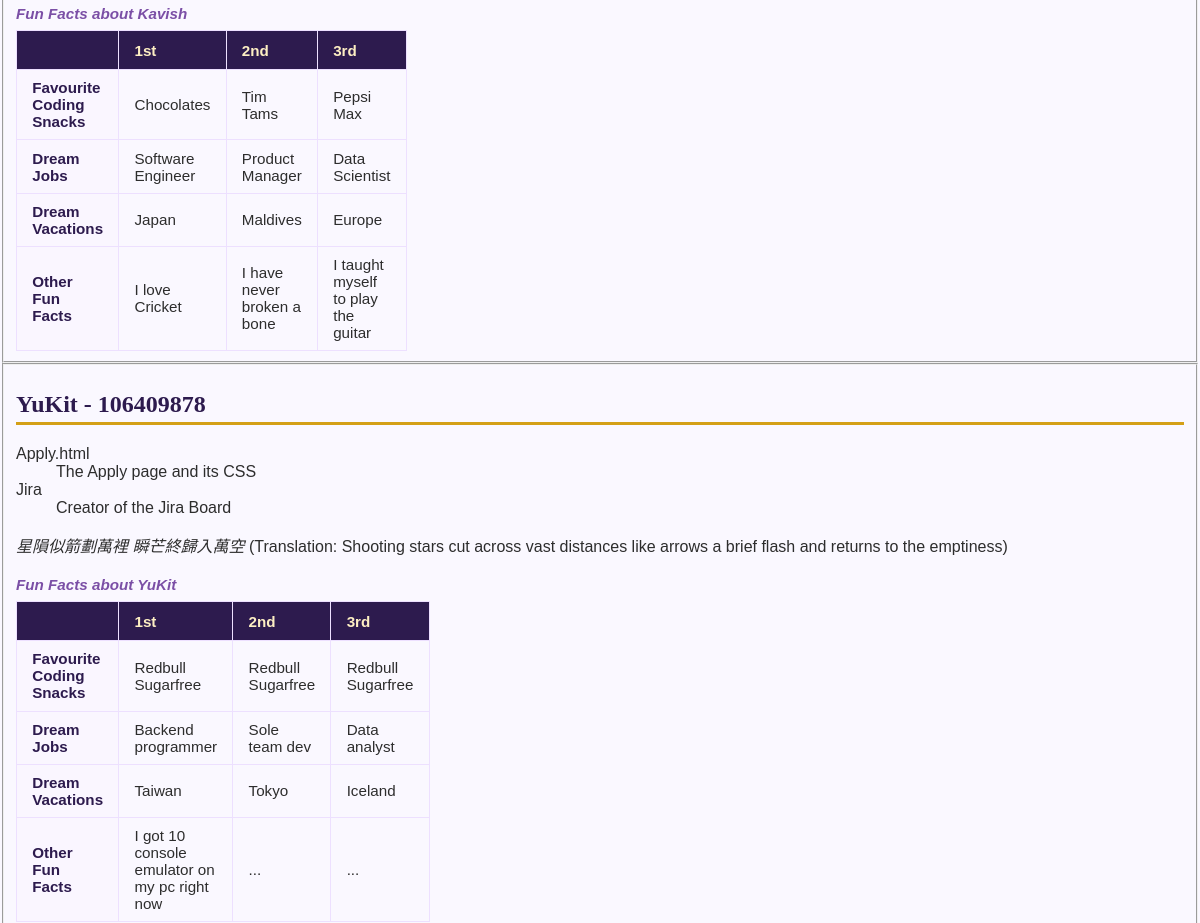
/about.php (middle part), run on an earlier commit of the app's database.
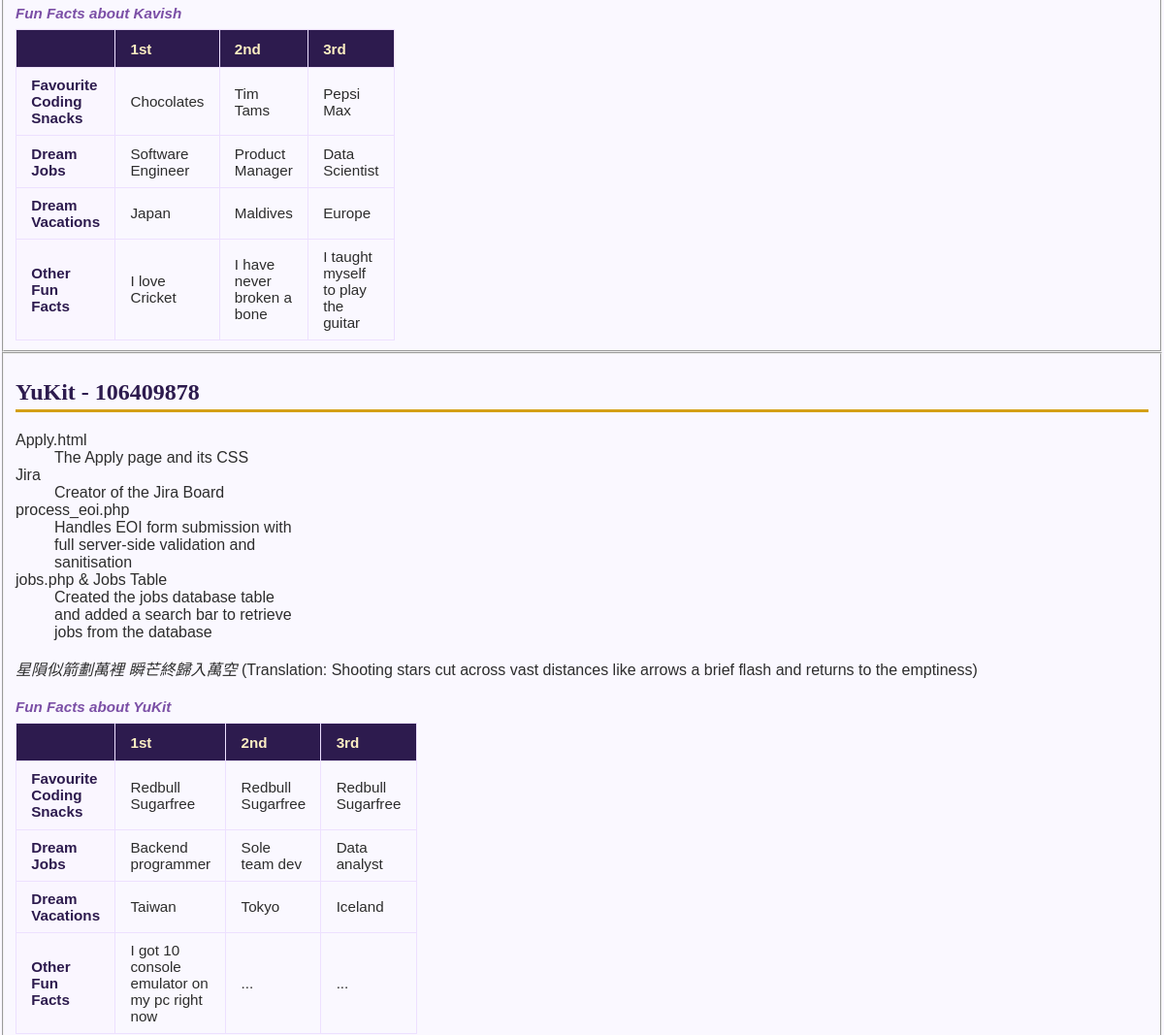
And on a later commit of the database.
### tables this page shows
CREATE TABLE IF NOT EXISTS about (
    id INT AUTO_INCREMENT PRIMARY KEY,
    member_name VARCHAR(100) NOT NULL,
    student_id VARCHAR(20) NOT NULL,
    contribution_area VARCHAR(100) NOT NULL,
    contribution_detail TEXT NOT NULL,
    project_part INT NOT NULL,
    quote_text TEXT,
    quote_lang VARCHAR(10),
    quote_translation TEXT
);

### about.php (the view, shortened to what this page needs)
<!DOCTYPE html>
<html lang = "en">
    <head>
        <?php include 'header.inc'; ?>
    </head>
    <body>
        <fieldset>
                <?php
                    require_once "settings.php";
                ?>
            <table>
                <caption>Fun Facts about Kavish</caption>
                <thead>
                    <tr>
                        <th scope="col"></th>
                        <th scope="col">1st</th>
                        <th scope="col">2nd</th>
                        <th scope="col">3rd</th>
                    </tr>
                </thead>
                <tbody>
                    <tr>
                        <th>Favourite Coding Snacks</th>
                        <td>Chocolates</td>
                        <td>Tim Tams</td>
                        <td>Pepsi Max</td>
                    </tr>
                    <tr>
                        <th>Dream Jobs</th>
                        <td>Software Engineer</td>
                        <td>Product Manager</td>
                        <td>Data Scientist</td>
                    </tr>
                    <tr>
                        <th>Dream Vacations</th>
                        <td>Japan</td>
                        <td>Maldives</td>
                        <td>Europe</td>
                    </tr>
                    <tr>
                        <th>Other Fun Facts</th>
                        <td>I love Cricket</td>
                        <td>I have never broken a bone</td>
                        <td>I taught myself to play the guitar</td>
                    </tr>
                </tbody>
            </table>
        </fieldset>
        <fieldset>
            <h2>
                YuKit - 106409878
            </h2>
                <?php
                    $result = mysqli_query($conn, "SELECT contribution_area, contribution_detail FROM about WHERE student_id = '106409878' ORDER BY project_part ASC");
                    if ($result && mysqli_num_rows($result) > 0) {
                        echo '<dl style="color: #7b4fa6">';
                        while ($row = mysqli_fetch_assoc($result)) {
                            echo "<dt>" . htmlspecialchars($row['contribution_area']) . "</dt>";
                            echo "<dd>" . htmlspecialchars($row['contribution_detail']) . "</dd>";
                        }
                        echo "</dl>";
                    }
                ?>
            <p lang ="zh-Hant"><em>星隕似箭劃萬裡 瞬芒終歸入萬空</em> (Translation: Shooting stars cut across vast distances like arrows
a brief flash and returns to the emptiness)</p>
            <table>
                <caption>Fun Facts about YuKit</caption>
                <thead>
                    <tr>
                        <th scope="col"></th>
                        <th scope="col">1st</th>
                        <th scope="col">2nd</th>
                        <th scope="col">3rd</th>
                    </tr>
                </thead>
                <tbody>
                    <tr>
                        <th>Favourite Coding Snacks</th>
                        <td>Redbull Sugarfree</td>
                        <td>Redbull Sugarfree</td>
                        <td>Redbull Sugarfree</td>
                    </tr>
                    <tr>
                        <th>Dream Jobs</th>
                        <td>Backend programmer</td>
                        <td>Sole team dev</td>
                        <td>Data analyst</td>
                    </tr>
                    <tr>
                        <th>Dream Vacations</th>
                        <td>Taiwan</td>
                        <td>Tokyo</td>
                        <td>Iceland</td>
                    </tr>
                    <tr>
                        <th>Other Fun Facts</th>
                        <td>I got 10 console emulator on my pc right now</td>
                        <td>...</td>
                        <td>...</td>
                    </tr>
                </tbody>
            </table>
        </fieldset>
    </body>
</html>

What changed in the data, as far as the page shows it:
added about: contribution_area "process_eoi.php", contribution_detail "Handles EOI form submission with full server-side validation and sanitisation"
added about: contribution_area "jobs.php & Jobs Table", contribution_detail "Created the jobs database table and added a search bar to retrieve jobs from the database"
